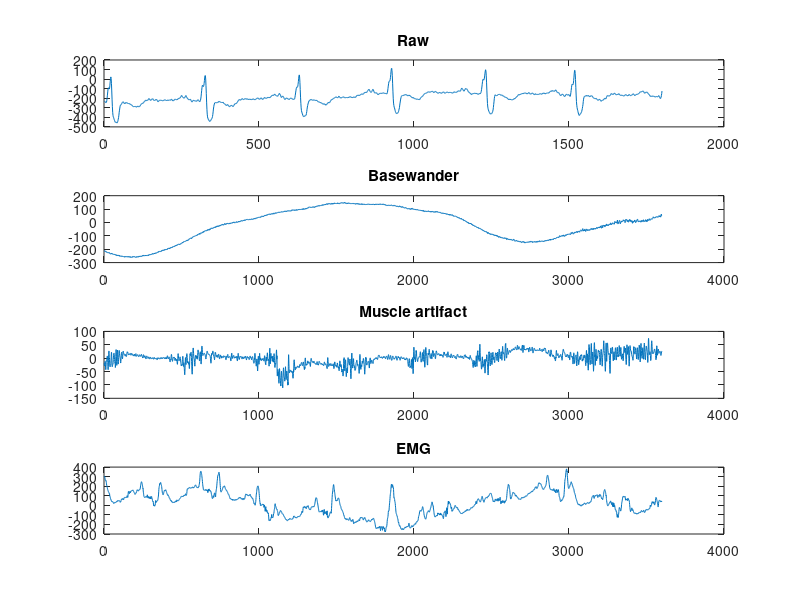

Reproduce this figure in MATLAB. (Note: this script raises an error after producing the figure.)
clear all;
clc;

Data = load('118e00m.mat'); %Noise Free Signal (Reference Signal)
D = cell2mat(struct2cell(Data));
D = D(1,:);                                     
Data = load('118e06m.mat'); %Noisy Signal
X = cell2mat(struct2cell(Data));
X = X(1,:); 

Data1 = load('118e12m.mat'); %Noisy Signal
X1 = cell2mat(struct2cell(Data1));
X1 = X1(1,:); 

Data2 = load('118e18m.mat'); %Noisy Signal
X2 = cell2mat(struct2cell(Data2));
X2 = X2(1,:); 

Data = load('bwm.mat'); %Baseline wander Noise
Bw = cell2mat(struct2cell(Data));
Bw = Bw(1,:);
Data = load('mam.mat'); %Muscle Artifact
Ma = cell2mat(struct2cell(Data));
Ma = Ma(1,:);
Data = load('emm.mat'); %Electrode motion artifact
Em = cell2mat(struct2cell(Data));
Em = Em(1,:);
Total_Noise = Bw+Em+Ma; %Total Noise

f =1800;
s = size(X,2);
d = D(56:56+f-1)'; %Clean Signal
x = X(56:56+f-1)'; %Taking the noisy portion of the input signal
TN = Total_Noise(56:56+f-1)'; %Corresponding Total Noise
bw = Bw(56:56+f-1)';
ma = Ma(56:56+f-1)';
em = Em(56:56+f-1)';

N=25; % Sampling Rate
W=zeros(N,1); %Initialize weights
alpha= 0.001;
mu=0.0002;
itr=1000;
MSE =zeros(1,itr);
Dw = [zeros(N-1,1); d]; %Padding reference signal with zeros

%%
figure(1)
subplot(4,1,1)
plot(x);title('Raw')
subplot(4,1,2)
plot(Bw);title('Basewander')
subplot(4,1,3)
plot(Ma);title('Muscle artifact')
subplot(4,1,4)
plot(Em);title('EMG')

%% filtering base line wander

Fc = 0.6; % Cutoff Frequency
% Construct an FDESIGN object and call its BUTTER method.
%[signal,Fs]=rdsamp('mitdb/100',[],10000);
%signal=load("bwm.mat");
%Fc=powerbw(signal,Fs);
%h = fdesign. highpass ('N,Fc', N, Fc, Fs);
[b,a] = butter(5,Fc/(f/2),'high');

%x1=signal(:,2);
x2=X2./ max(X2);
%figure(2)
%subplot (3,1,1), plot(x2), title ('ECG Signal with low-frequency(baseline wander) noise'), grid on
y0=filtfilt(b,a, x2);
%subplot (3,1,2), plot(y0), title ('ECG signal with baseline wander REMOVED'), grid on

%% filtering muscle artifact

%order = 2;
%framelen = 25;
%signalFiltered_1 = savitzkygolayfilt(y0, order,0,framelen);

%subplot(3, 1, 3);
%plot(signalFiltered_1(:));
%title("Ecg signal with muscle artifact removed");

%% filtering EMM noise
N=4; % Sampling Rate
W=zeros(N,1); %Initialize weights
itr=100;
MSE =zeros(1,itr);
Dw = [zeros(N-1,1); d]; %Padding reference signal with zeros

%NLMS Algorithm
for i = 1:itr
    for k = 1:f
       A = em(k+N-1:-1:k);
       y = W'*A;
       e(k,1) = x(k,1)-y; %Error signal
       p = alpha + A'*A;
       W = W + (2*mu*e(k,1)/p)*A;
    end     
     E =(e'*e)*1/f;
     MSE(i) = log10(E);
end
Y = x-e; %Calculating Filtered Signal by removing the estimated error above
